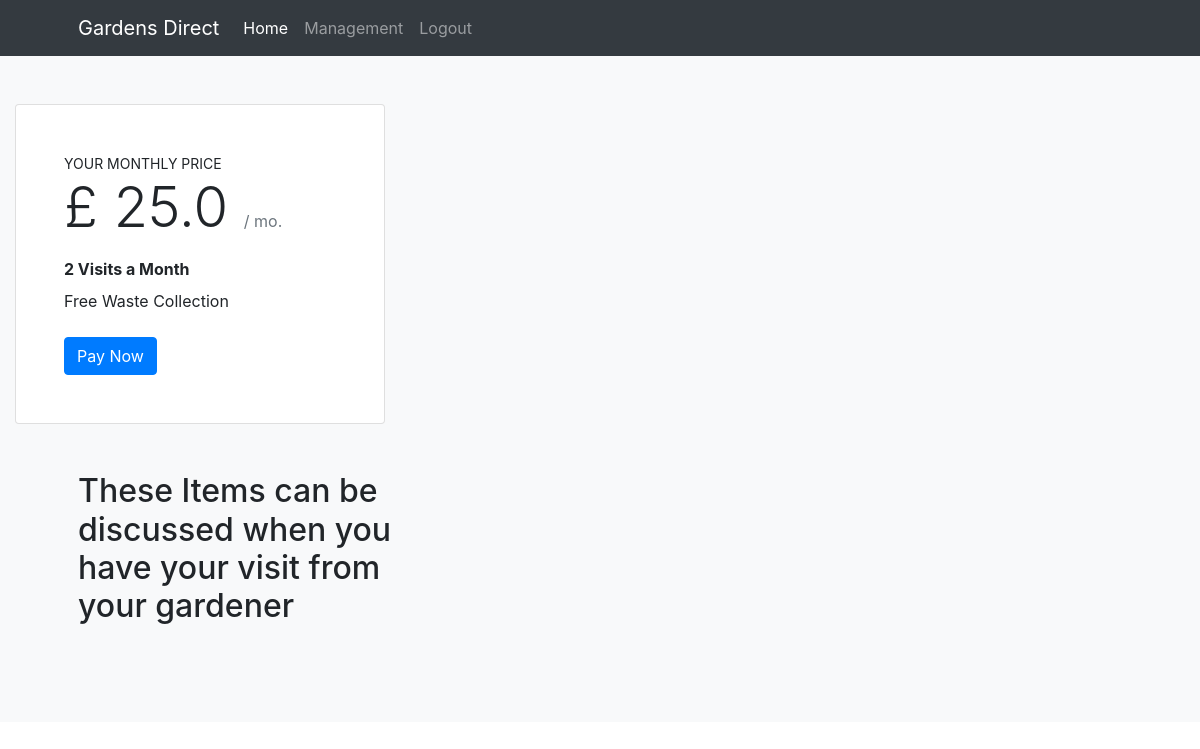
/quote/ (signed in), run on an earlier commit of the app's database.
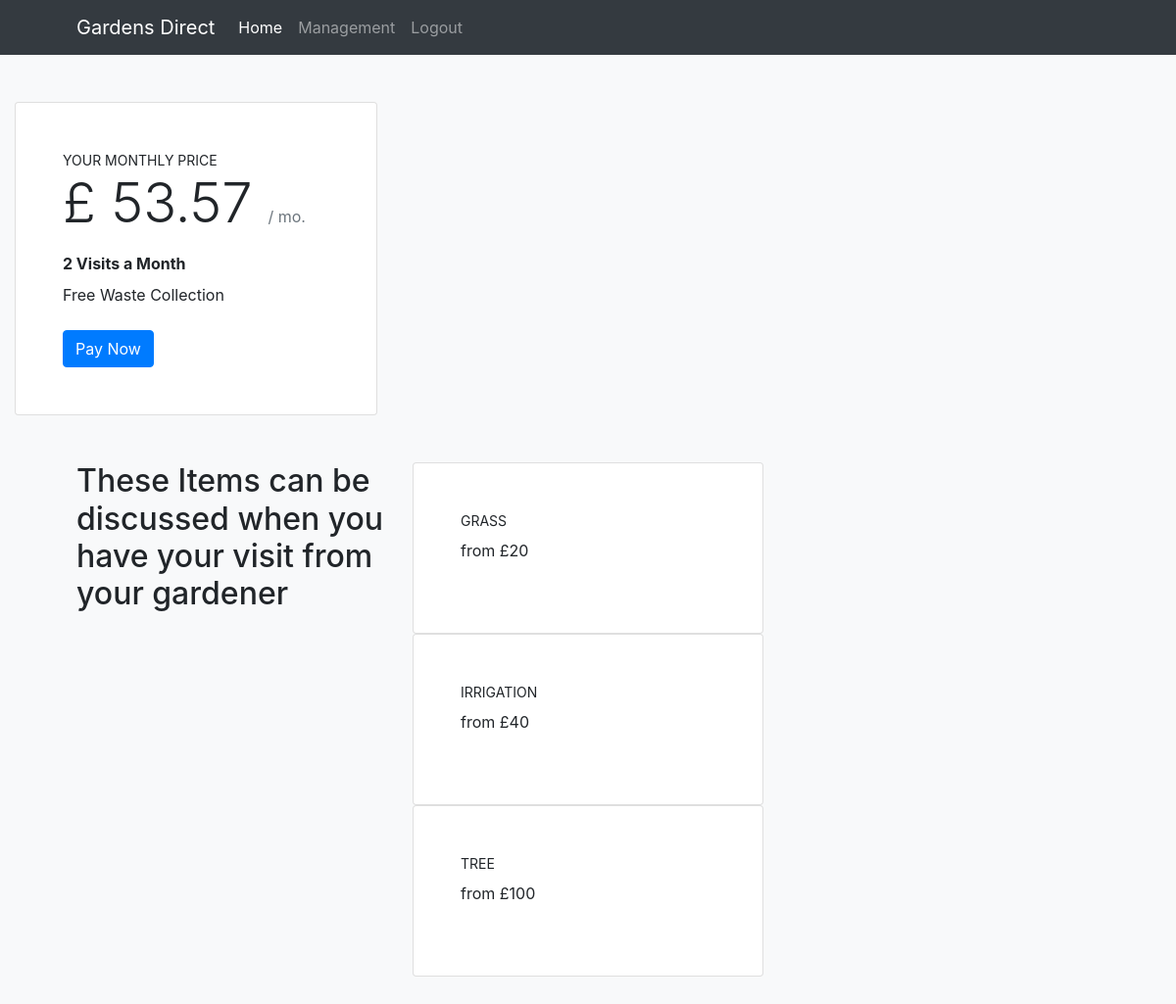
And on a later commit of the database.
### profiles/models.py (models this page shows, shortened)
class UserProfile(models.Model):
    user = models.OneToOneField(User, on_delete=models.CASCADE)
    phoneNumber = models.CharField(max_length=20, null=True,blank=True)
    First_line_address = models.CharField(max_length=80,null=True,blank=True)
    Post_code = models.CharField(max_length=20,null=True,blank=True)
    garden_width = models.FloatField(default=0,blank=True)
    garden_length = models.FloatField(default=0,blank=True)
    irrigation = models.BooleanField(default=False)
    grass = models.BooleanField(default=False)
    quote = models.FloatField(default=0,editable=True,blank=True)

### admin_products/models.py (models this page shows, shortened)
class Products(models.Model):
    product = models.CharField(max_length=50,blank=True,null=False,unique=True)
    descriptions = models.CharField(max_length=250,blank=True,null=False)
    price = models.IntegerField()
    sale = models.BooleanField()

### calculator/views.py (the view)
# urls.py: path('', views.quote, name = 'quote'),
@login_required
def quote(request):
    total = UserProfile.objects.get(user=request.user).quote
    product_details = Products.objects.all()
    print(total)
    context = {
        'product_details':product_details,
        'total':total
    }
    template = 'quote.html'
    return render(request, template, context)

### calculator/templates/quote.html (shortened to what this page needs)
{% extends "base.html" %}
{% load static %}
{% load crispy_forms_tags %}
{% block content %}
<section class="bg-light py-5">
<div class="col-lg-8 col-xl-4">
    <div class="card mb-5 mb-xl-0">
        <div class="card-body p-5">
            <div class="small text-uppercase fw-bold">
               Your Monthly Price
            </div>
            <div class="mb-3">
                <span class="display-4 fw-bold">£ {{ total }}
                </span>
                <span class="text-muted">/ mo.</span>
            </div>
            <ul class="list-unstyled mb-4">
                <li class="mb-2">
                    <strong>2 Visits a Month</strong>
                </li>
                <li class="mb-2">
                    Free Waste Collection
                </li>
            </ul>
            <div class="d-grid"><a class="btn btn-primary" href="{% url 'checkout' %}">Pay Now</a></div>
        </div>
    </div>
</div>
<div class="container px-5 my-5">
    <div class="row gx-5">
        <div class="col-lg-4 mb-5 mb-lg-0"><h2 class="fw-bolder mb-0">These Items can be discussed when you have your visit from your gardener</h2></div>
        <div class="col-lg-8">
            {% for data in product_details %}
            <div class="row gx-6 row-cols-1 row-cols-md-2">
                <div class="card mb-5 mb-xl-0">
                    <div class="card-body p-5">
                        <div class="small text-uppercase fw-bold">
                            {{ data.product }}
                        </div>
                        <ul class="list-unstyled mb-4">
                            <li class="mb-2">
                                from £{{ data.price }}
                            </li>
                        </ul>
                    </div>
                </div>
            </div>
            {% endfor %}
        </div>
    </div>
</div>
</section>
{% endblock %}

### templates/base.html (shortened to what this page needs)
{% load static %}
<!doctype html>
<html lang="en">
  <head>
    {% block corecss %}
    <link rel="stylesheet" href="{% static 'css/base.css' %}">
    <link rel="stylesheet" href="https://cdn.jsdelivr.net/npm/bootstrap@4.6.1/dist/css/bootstrap.min.css">
    {% endblock %}
  </head>
  <body>
    <nav class="navbar navbar-expand-lg navbar-dark bg-dark">
      <div class="container px-5">
          <a class="navbar-brand" href="{% url 'home' %}">Gardens Direct</a>
          <div class="collapse navbar-collapse" id="navbarSupportedContent">
            <ul class="navbar-nav me-auto mb-2 mb-md-0">
              <li class="nav-item">
                <a class="nav-link active" aria-current="page" href="{% url 'home' %}">Home</a>
              </li>
              {% if user.is_authenticated %}
                {% if request.user.is_superuser %}
                <li class="nav-item"><a href="{% url 'site_owner' %}" class="nav-link">Management</a></li>
                <li class="nav-item"><a href="{% url 'account_logout' %}" class="nav-link">Logout</a></li>
                {% else %}
                <li class="nav-item"><a href="{% url 'profile' %}" class="nav-link">Your Profile</a></li>
                <li class="nav-item"><a href="{% url 'quote' %}" class="nav-link">My Subscriptions</a></li>
                <li class="nav-item"><a href="{% url 'account_logout' %}" class="nav-link">Logout</a></li>
                {% endif %}
              {% else %}
              <li class="nav-item"><a href="{% url 'account_signup' %}" class="nav-link">Sign-Up</a></li>
              <li class="nav-item"><a href="{% url 'account_login' %}" class="nav-link">Login</a></li>
              {% endif %}
            </ul>
          </div>
      </div>
  </nav>
      {% block content %}
      {% endblock %}
  </body>
  {% load sweetify %}
</html>

### static/css/base.css (style rules this page uses)
:root { --bs-blue:#0d6efd;--bs-indigo:#6610f2;--bs-purple:#6f42c1;--bs-pink:#d63384;--bs-red:#dc3545;--bs-orange:#fd7e14;--bs-yellow:#ffc107;--bs-green:#198754;--bs-teal:#20c997;--bs-cyan:#0dcaf0;--bs-white:#fff;--bs-gray:#6c757d;--bs-gray-dark:#343a40;--bs-gray-100:#f8f9fa;--bs-gray-200:#e9ecef;--bs-gray-300:#dee2e6;--bs-gray-400:#ced4da;--bs-gray-500:#adb5bd;--bs-gray-600:#6c757d;--bs-gray-700:#495057;--bs-gray-800:#343a40;--bs-gray-900:#212529;--bs-primary:#0d6efd;--bs-secondary:#6c757d;--bs-success:#198754;--bs-info:#0dcaf0;--bs-warning:#ffc107;--bs-danger:#dc3545;--bs-light:#f8f9fa;--bs-dark:#212529;--bs-primary-rgb:13,110,253;--bs-secondary-rgb:108,117,125;--bs-success-rgb:25,135,84;--bs-info-rgb:13,202,240;--bs-warning-rgb:255,193,7;--bs-danger-rgb:220,53,69;--bs-light-rgb:248,249,250;--bs-dark-rgb:33,37,41;--bs-white-rgb:255,255,255;--bs-black-rgb:0,0,0;--bs-body-color-rgb:33,37,41;--bs-body-bg-rgb:255,255,255;--bs-font-sans-serif:system-ui,-apple-system,"Segoe UI",Roboto,"Helvetica Neue",Arial,"Noto Sans","Liberation Sans",sans-serif,"Apple Color Emoji","Segoe UI Emoji","Segoe UI Symbol","Noto Color Emoji";--bs-font-monospace:SFMono-Regular,Menlo,Monaco,Consolas,"Liberation Mono","Courier New",monospace;--bs-gradient:linear-gradient(180deg,rgba(255,255,255,.15),rgba(255,255,255,0));--bs-body-font-family:var(--bs-font-sans-serif);--bs-body-font-size:1rem;--bs-body-font-weight:400;--bs-body-line-height:1.5;--bs-body-color:#212529;--bs-body-bg:#fff }

What changed in the data, as far as the page shows it:
changed UserProfile: quote "25.0" → "53.57"
added Products: product "GRASS", price "20"
added Products: product "IRRIGATION", price "40"
added Products: product "TREE", price "100"
